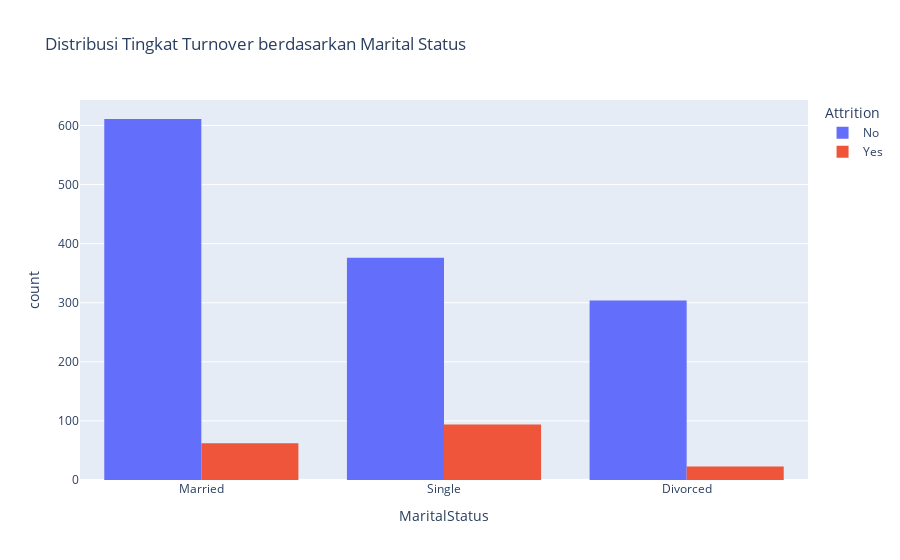

The cell this chart's notebook holds for it:
### Markdown cell above
## Bagaimana tingkat attrition berdasarkan MaritalStatus?

### Code cell
fig = px.histogram(df, x='MaritalStatus', color='Attrition', barmode='group',
                   title='Distribusi Tingkat Turnover berdasarkan Marital Status',
                   labels={'Attrition'})
fig.show()

### Figure 1 — Plotly figure (JSON) as saved in the notebook; plotly's stock layout.template omitted (floating-point values rounded to 4 significant figures; data arrays with more than 128 entries replaced by an {"elided": "..."} marker saying what was removed)
{"data": [{"alignmentgroup": "True", "bingroup": "x", "hovertemplate": "Attrition=No<br>MaritalStatus=%{x}<br>count=%{y}<extra></extra>", "legendgroup": "No", "marker": {"color": "#636efa", "pattern": {"shape": ""}}, "name": "No", "offsetgroup": "No", "orientation": "v", "showlegend": true, "type": "histogram", "x": {"elided": "1291 str values"}, "xaxis": "x", "yaxis": "y"}, {"alignmentgroup": "True", "bingroup": "x", "hovertemplate": "Attrition=Yes<br>MaritalStatus=%{x}<br>count=%{y}<extra></extra>", "legendgroup": "Yes", "marker": {"color": "#EF553B", "pattern": {"shape": ""}}, "name": "Yes", "offsetgroup": "Yes", "orientation": "v", "showlegend": true, "type": "histogram", "x": {"elided": "179 str values"}, "xaxis": "x", "yaxis": "y"}], "layout": {"barmode": "group", "legend": {"title": {"text": "Attrition"}, "tracegroupgap": 0}, "title": {"text": "Distribusi Tingkat Turnover berdasarkan Marital Status"}, "xaxis": {"anchor": "y", "domain": [0, 1], "title": {"text": "MaritalStatus"}}, "yaxis": {"anchor": "x", "domain": [0, 1], "title": {"text": "count"}}}}
